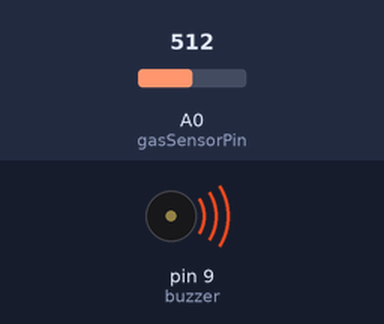
This sketch was run on a simulated Arduino Uno, built with avr-gcc and run on an emulated ATmega328P. Parts: buzzer (waves = sounding). Inputs (shaded band) come from the test bench; at power-on: A0 (gasSensorPin) = 512.

Above: at 1.8 s.
1.9 s: A0 (gasSensorPin) set to 418
3.4 s: A0 (gasSensorPin) set to 391
At 4.6 s:
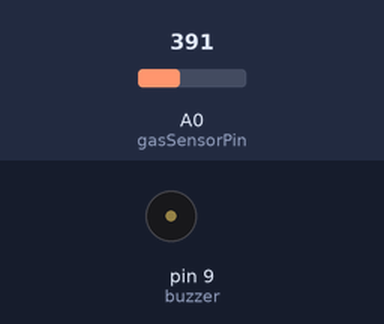
5.5 s: A0 (gasSensorPin) set to 511
At 7.2 s:
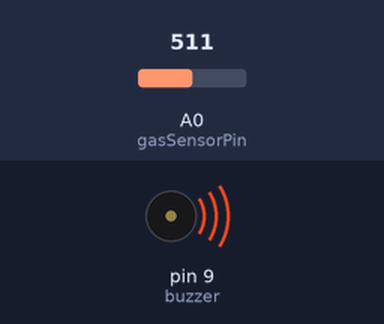
7.5 s: A0 (gasSensorPin) set to 306
At 8.9 s:
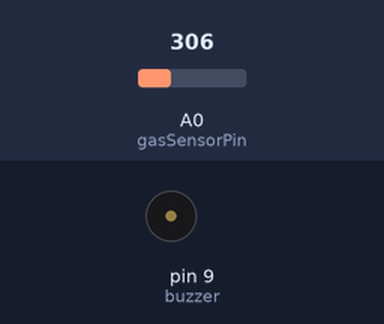
Timing chart, 0 to 10.5 s (numbered marks = the images above; inputs shaded):
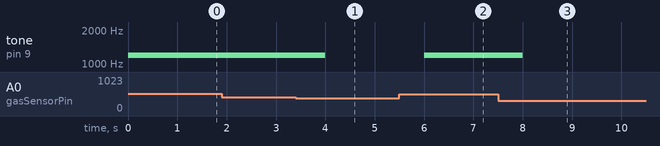

Measured:
- the behaviour switches between 410 and 409 on A0 (gasSensorPin) (found by bisection; images 0 and 1)
- after the input at 1.9 s, every drawn part: stays the same
- after the input at 3.4 s, tone on pin 9 (buzzer): 1200 Hz → silent after 0.60 s
- after the input at 5.5 s, tone on pin 9 (buzzer): silent → 1200 Hz after 0.50 s
- after the input at 7.5 s, tone on pin 9 (buzzer): 1200 Hz → silent after 0.50 s

The sketch:

gassensor.ino
```cpp
const int gasSensorPin = A0;
const int buzzer = 9;


const float gasThreshold = 2.0;  // Adjust this value according to your sensor's sensitivity

void setup() {
  pinMode(buzzer, OUTPUT);  // Configure the LED pin as output
  Serial.begin(9600);  // Initialize serial communication for debugging
}

void loop() {
  // Read the analog value from the gas sensor
  int sensorValue = analogRead(gasSensorPin);

  // Convert the analog value to voltage
  float voltage = sensorValue * (5.0 / 1023.0);

  // Check if gas concentration exceeds the threshold
  if (voltage > gasThreshold) {
    digitalWrite(buzzer, HIGH);
    tone(buzzer, 1200);
      // Turn on the LED if gas is detected
    // Serial.println("Gas detected!");
  } else {
    digitalWrite(buzzer, LOW);
     noTone(buzzer);
      // Turn off the LED if no gas is detected
  }

  delay(1000);  // Delay for 1 second before taking the next reading
}
```
